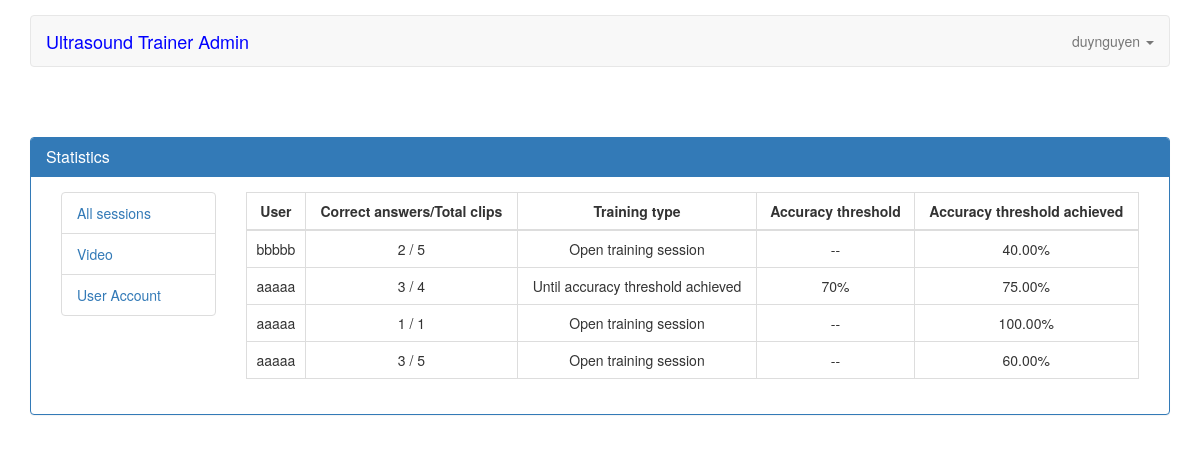
/statistics (signed in), run on an earlier commit of the app's database.
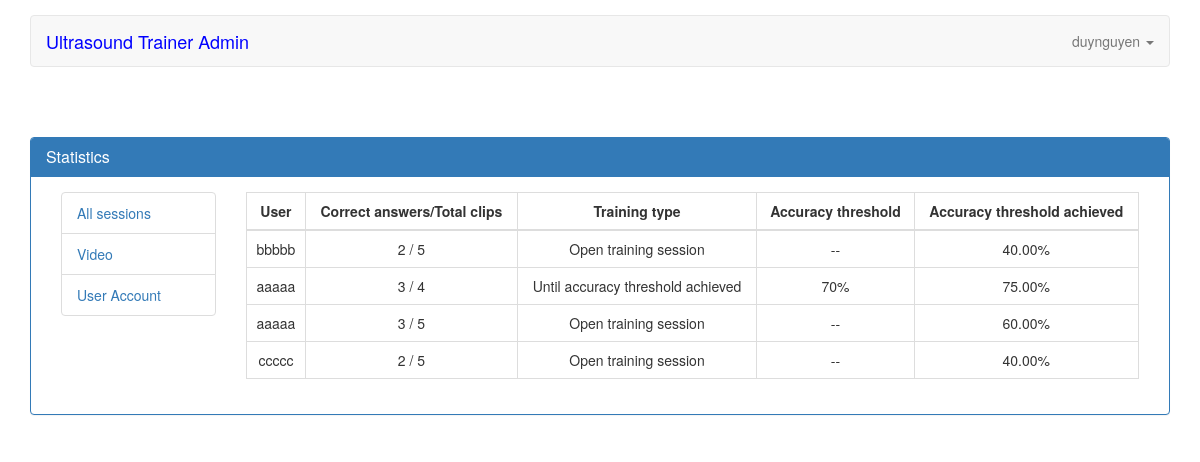
And on a later commit of the database.
### servey/models.py (models this page shows, shortened)
class Result(models.Model):
    user = models.ForeignKey(User, related_name='user_result', on_delete=models.CASCADE)
    date = models.DateTimeField(default=datetime.datetime.utcnow, blank=True)
    close = models.BooleanField(default=False, verbose_name="Test is close?", blank=True)
    training_type = models.CharField(choices=TRAINING_TYPE, blank=True, null=True, max_length=255)
    accuracy = models.CharField(max_length=255, choices=ACCURACY_THRESHOLD, blank=True, null=True)
    created_at = models.DateTimeField(auto_now_add=True)
    updated_at = models.DateTimeField(auto_now=True)
    @property
    def get_user(self):
        return User.objects.get(pk=self.user_id)
    @property
    def total_answer(self):
        return self.result_detail.count()
    @property
    def correct_answer(self):
        is_true = 0
        total_video = Video.objects.values('id', 'answer')
        detail = ResultDetail.objects.filter(result=self).values('video_id', 'answer')
        for video in total_video:
            for b in detail:
                if video.get('id') == b.get('video_id'):
                    diff = video.get('answer') == b.get('answer')
                    if diff:
                        is_true += 1
        return is_true
    @property
    def accuracy_count(self):
        context = {}
        check = ResultDetail.objects.filter(result=self.id)
        if check is not None:
            count_question = ResultDetail.objects.filter(result=self.id).count()
            total_answer = ResultDetail.objects.filter(result=self.id)
            context['true'] = 0
            context['false'] = 0
            for query_answer in total_answer:
                video = query_answer.video.answer
                answer_result = query_answer.answer
                if video == answer_result:
                    context['true'] += 1
                else:
                    context['false'] += 1
            accuracy = format(Decimal(context['true'] * 100 / count_question), '.2f')
            return accuracy

class ResultDetail(models.Model):
    result = models.ForeignKey(Result, on_delete=models.CASCADE, null=True, related_name='result_detail',)
    video = models.ForeignKey(Video, blank=True, on_delete=models.CASCADE, related_name='video_result')
    answer = models.IntegerField(blank=True)
    created_at = models.DateTimeField(auto_now_add=True)
    updated_at = models.DateTimeField(auto_now=True)

class Video(models.Model):
    ANSWER_CHOICE = (
        (1, 'Normal'),
        (2, 'Moderately reduced',),
        (3, 'Severely reduced',)
    )
    path = models.FileField(blank=True, verbose_name="Upload video (mp4, mkv)", max_length=255, upload_to='videos/', validators=[validate_file_extension])
    title = models.TextField(blank=True, verbose_name="Title question")
    answer = models.IntegerField(choices=ANSWER_CHOICE, default=1)
    created_at = models.DateTimeField(auto_now_add=True)
    updated_at = models.DateTimeField(auto_now=True)

### servey/views.py (the view)
@login_required(login_url=settings.LOGIN_URL)
def result_session(request):
    if request.user.is_authenticated:
        total_result = Result.objects.all()
        context = {
            "total_result": total_result,
        }
        return render(request, 'statistical/result_session.html', context)
    else:
        return JsonResponse({"status": False, "messages": "Authentication required"},safe=False)

### templates/statistical/result_session.html
{% extends 'statistical/index.html' %}
{% block main %}
    <div class="col-md-10">
        <div class="table-responsive">
            <table class="table table-bordered table-hover">
                <thead>
                    <tr>
                        <th class="text-center">User</th>
                        <th class="text-center">Correct answers/Total clips</th>
                        <th class="text-center">Training type</th>
                        <th class="text-center">Accuracy threshold</th>
                        <th class="text-center">Accuracy threshold achieved</th>
                    </tr>
                    </thead>
                <tbody>
                    {% for item in total_result %}
                    <tr class="text-center">
                        <td>{{ item.get_user.username }}</td>
                        <td>{{ item.correct_answer }} / {{ item.total_answer }}</td>
                        <td>{{ item.training_type }}</td>
                        <td>{% if item.accuracy %}{{ item.accuracy }} {% else %} {{ "--" }}{% endif %}</td>
                        <td>{{ item.accuracy_count }}%</td>
                    </tr>
                    {% endfor %}
                </tbody>
            </table>
        </div>
    </div>
{% endblock %}

### templates/statistical/index.html
{% extends 'partials/index.html' %}
{% block content %}
    <div class="col-md-12" style="padding-right: 0px;padding-left: 0px;">
        <div class="panel panel-primary">
            <div class="panel-heading">
                <h3 class="panel-title">Statistics</h3>
            </div>
            <div class="panel-body">
                {% include 'statistical/sidebar.html' %}
                {% block main %}
                {% endblock %}
            </div>
        </div>
    </div>
{% endblock %}

### templates/partials/index.html (shortened to what this page needs)
<!DOCTYPE html>
<html lang="en">
    {% load staticfiles %}
    <head>
        <link href="https://stackpath.bootstrapcdn.com/bootstrap/3.3.6/css/bootstrap.min.css" rel="stylesheet">
        <link rel="stylesheet" href="{% static 'main.css' %}">
    </head>
    <body>
    <div class="container" id="container_main" >
        <nav class="navbar navbar-default" role="navigation">
        <div class="navbar-header">
            {% if user.is_superuser and user.is_staff %}
                <a class="navbar-brand" href="{% url 'admin:index' %}" style="color: blue">Ultrasound Trainer Admin</a>
            {% else %}
                <a class="navbar-brand" href="{% url 'index' %}" style="color: blue">Ultrasound Trainer</a>
            {% endif %}
        </div>
        <div class="collapse navbar-collapse navbar-ex1-collapse">
            <ul class="nav navbar-nav navbar-right">
                <li class="dropdown">
                    <a href="#" class="dropdown-toggle" data-toggle="dropdown">
                        {% if request.user.is_authenticated %}
                            <span>{{ request.user.username }}</span>
                            <b class="caret"></b>
                        {% endif %}
                    </a>
                </li>
            </ul>
        </div>
        </nav>
        <div class="row" style="padding-top: 50px;">
            {% block content %}
            {%  endblock %}
        </div>
    </div>
    </body>
</html>

### templates/statistical/sidebar.html
<div class="col-md-2">
    <ul class="list-group">
      <li class="list-group-item"><a href="{% url 'result_session' %}">All sessions</a></li>
      <li class="list-group-item"><a href="{% url 'video' %}">Video</a></li>
      <li class="list-group-item"><a href="{% url 'user_account' %}">User Account</a></li>
    </ul>
</div>

### static/main.css (style rules this page uses)
#container_main { padding-top: 15px; }
.row { margin-right: 0; margin-left: 0; }
h3 { margin-top: 6px; margin-right: 10px; }
ul li { list-style-type: none; }

What changed in the data, as far as the page shows it:
removed Result: get_user.username "aaaaa", correct_answer "1", total_answer "1", training_type "Open training session", value "--", accuracy_count "100.00"
added Result: get_user.username "ccccc", correct_answer "2", total_answer "5", training_type "Open training session", value "--", accuracy_count "40.00"
